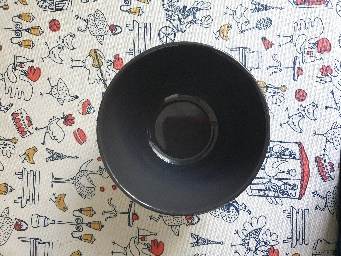
#> input picture laba3/plates/train/cleaned/0000.jpg, 341 x 256 px; its folder holds 4 pictures in this run
$ python task1.py plates/train/cleaned/0000.jpg
#> lines starting #> are read from the running program, lines starting #| are printed output that depends on the picture
from skimage import io
import argparse
from skimage.transform import rotate
import matplotlib.pyplot as plt
from skimage.util import random_noise
from skimage.filters import gaussian
from skimage.exposure import adjust_gamma
from skimage.color import rgb2gray
import numpy as np
parser = argparse.ArgumentParser()
parser.add_argument('data_path')
commands = input().split(' ')
for direc in ['cleaned', 'dirty']:
    i=20
    imgs = io.imread_collection(parser.parse_args().data_path+'/'+direc+'/*')
    for img in imgs:
        for com in commands:
            new_img=img
            if com == 'turn':
                new_img=(rotate(img,90)*255).astype(np.uint8)
            elif com == 'noise':
                new_img=(random_noise(img, var=0.1**.01)*255).astype(np.uint8)
            elif com == 'gauss':
                new_img=(gaussian(img, sigma=2)*255).astype(np.uint8)
            elif com == 'gamma':
                new_img=adjust_gamma(img,gamma=2)
            elif com == 'gray':
                new_img=(rgb2gray(img)*255).astype(np.uint8)
            elif com == 'complex':
                new_img= (rotate(random_noise(rgb2gray(img),var=0.1**.01),90)*255).astype(np.uint8)
            io.imsave(parser.parse_args().data_path+'/'+direc+f'/{i:>04}.jpg',new_img)
            i+=1
#> this loop made 2 passes
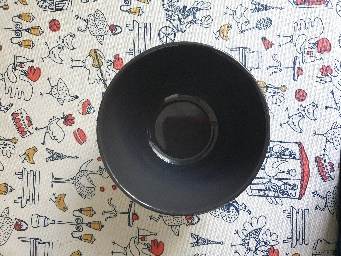
#> input picture laba3/plates/train/cleaned/0000.jpg, 341 x 256 px
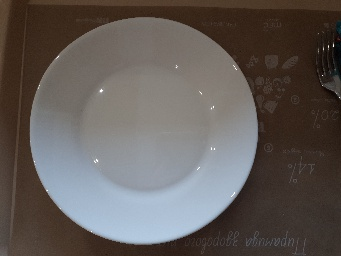
#> input picture laba3/plates/train/cleaned/0001.jpg, 341 x 256 px
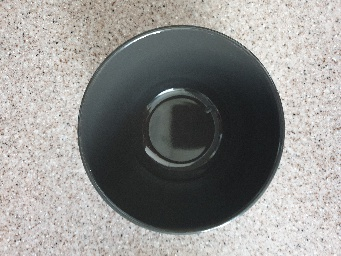
#> input picture laba3/plates/train/cleaned/0003.jpg, 341 x 256 px
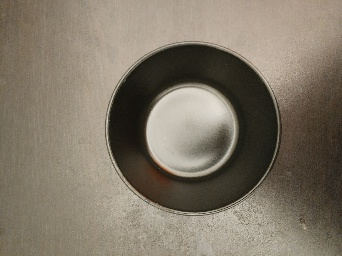
#> input picture laba3/plates/train/cleaned/0005.jpg, 342 x 256 px
#> img is the input picture: shape (256, 342, 3); mean R, G, B 128.2, 118.8, 103.7
